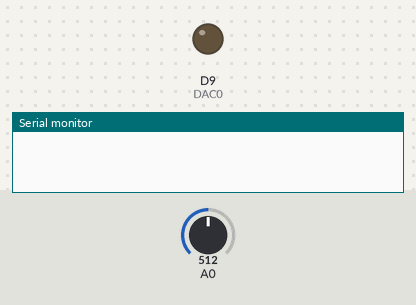
The sketch below on a simulated Arduino Due. Parts: output pins drawn as LEDs (lit = HIGH), the last lines printed to the serial monitor. Inputs (shaded band) come from the test bench; at power-on: A0 = 512.

Above: at 1.2 s.
1.3 s: A0 set to 268
3.5 s: A0 set to 240
5.0 s: A0 set to 478
8.0 s: A0 set to 505
9.5 s: A0 set to 244
At 10.6 s:
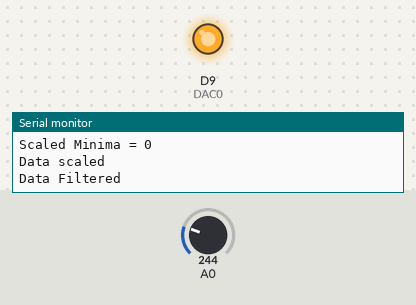
At 12.36 s:
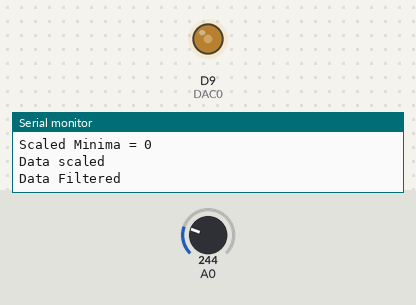
Timing chart, 0 to 13.5 s (numbered marks = the images above; inputs shaded):
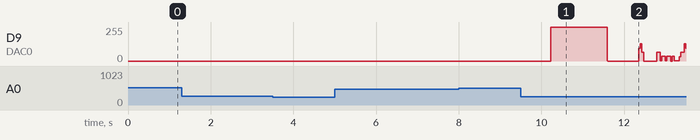

The sketch:

EasyPulsePlugin_PulseMeter_7SEG.ino
```cpp
/* Project: Digital Pulse Meter
   Description: Arduino processes the output of Easy Pulse Plugin sensor to compute
   the heart beat rate and display it on seven segment LEDs.

   Written by: Raj Bhatt (www.Embedded-Lab.com)
   Date: May 5, 2015
*/


// Arduino Pin 7 to DIN, 6 to Clk, 5 to LOAD, no.of devices is 1


#define Sampling_Time 5
#define Num_Samples 400
#define Peak_Threshold_Factor 85
#define Minimum_Range 254
#define Minimum_Peak_Separation 75  // 75*5=375 ms
#define DC_Added 10;
#define Moving_Average_Num 5
#define DAC0 9

void setup() {
   // Initialize the MAX7219 device
  Serial.begin(9600);
  pinMode(DAC0,OUTPUT);
}

int ADC_Samples[Num_Samples], Index1, Index2, Index3, Peak1, Peak2, Peak3;
long Pulse_Rate, Temp1=1L, Pulse_Time1, Pulse_Time2;
int Peak_Magnitude, Peak_Threshold, Minima, Range;

void Find_Peak(int Num){
   Peak_Magnitude = 0;
   for (int m = Num; m < Num_Samples-Num; m++){
       if(Peak_Magnitude < ADC_Samples[m]){
         Peak_Magnitude = ADC_Samples[m];
      }
 }
}
void loop() {

  Read_ADC_Samples();
  Serial.println("Sample Read Finished ");
  Remove_DC();
  Serial.println("DC component subtracted ");
  Scale_Data();
  Serial.println("Data scaled ");

  if (Range > Minimum_Range){  // ADC range is > 70, otherwise increase gain
    Filter_Data();
    Serial.println("Data Filtered ");
    Output_Signal();
  }

}  // Main Loop

// Read ADC samples at a predefined interval
 void Read_ADC_Samples(){
   for (int i = 0; i < Num_Samples; i++){
      ADC_Samples[i] = analogRead(A0);
      delay(Sampling_Time);
   }
 }

 void Remove_DC(){
   Find_Minima(0);
   Serial.print("Minima = ");
   Serial.println(Minima);
   // Subtract DC (minima)
   for (int i = 0; i < Num_Samples; i++){
     ADC_Samples[i] = ADC_Samples[i] - Minima;
   }
   Minima = 0;  // New minima is zero
 }  // Remove_DC

void Find_Minima(int Num){
  Minima = 1024;
  for (int m = Num; m < Num_Samples-Num; m++){
      if(Minima > ADC_Samples[m]){
         Minima = ADC_Samples[m];
      }
  }
}  // Find_Minima

void Scale_Data(){
  // Find peak value
  Find_Peak(0);
  Serial.print("Peak = ");
  Serial.println(Peak_Magnitude);
  Serial.print("Minima = ");
  Serial.println(Minima);
  Range = Peak_Magnitude - Minima;
  Serial.print("Range = ");
  Serial.println(Range);
  // Sclae from 1 to 1023
  for (int i = 0; i < Num_Samples; i++){
     ADC_Samples[i] = map(ADC_Samples[i], 0, Range, 0, 255);

  }
  Find_Peak(0);
  Find_Minima(0);
  Serial.print("Scaled Peak = ");
  Serial.println(Peak_Magnitude);
  Serial.print("Scaled Minima = ");
  Serial.println(Minima);

} // Scale_Data


void Filter_Data(){
  int Num_Points = 2*Moving_Average_Num+1;
  for (int i = Moving_Average_Num; i < Num_Samples-Moving_Average_Num; i++){
    int Sum_Points = 0;
    for(int k =0; k < Num_Points; k++){
      Sum_Points = Sum_Points + ADC_Samples[i-Moving_Average_Num+k];
    }
    ADC_Samples[i] = Sum_Points/Num_Points;
  }
}  // Filter_Date

void Output_Signal(){
   for(int i = 0; i < Sampling_Time*Num_Samples; i++){
      analogWrite(DAC0, ADC_Samples[i]);
      delay(5);
   }
}
```
